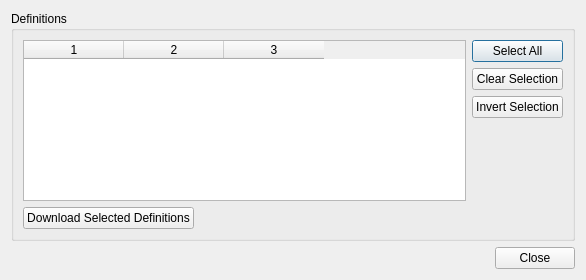
<?xml version="1.0" encoding="UTF-8"?>
<ui version="4.0">
 <class>TextEditor::Internal::ManageDefinitionsDialog</class>
 <widget class="QDialog" name="TextEditor::Internal::ManageDefinitionsDialog">
  <property name="geometry">
   <rect>
    <x>0</x>
    <y>0</y>
    <width>586</width>
    <height>280</height>
   </rect>
  </property>
  <property name="windowTitle">
   <string>Dialog</string>
  </property>
  <layout class="QVBoxLayout" name="verticalLayout">
   <item>
    <widget class="QGroupBox" name="definitionsGroupBox">
     <property name="title">
      <string>Definitions</string>
     </property>
     <layout class="QGridLayout" name="gridLayout">
      <item row="0" column="0" rowspan="4">
       <widget class="QTableWidget" name="definitionsTable">
        <property name="editTriggers">
         <set>QAbstractItemView::NoEditTriggers</set>
        </property>
        <property name="alternatingRowColors">
         <bool>false</bool>
        </property>
        <property name="selectionMode">
         <enum>QAbstractItemView::ExtendedSelection</enum>
        </property>
        <property name="selectionBehavior">
         <enum>QAbstractItemView::SelectRows</enum>
        </property>
        <property name="showGrid">
         <bool>false</bool>
        </property>
        <property name="gridStyle">
         <enum>Qt::NoPen</enum>
        </property>
        <property name="sortingEnabled">
         <bool>true</bool>
        </property>
        <property name="columnCount">
         <number>3</number>
        </property>
        <attribute name="horizontalHeaderHighlightSections">
         <bool>false</bool>
        </attribute>
        <attribute name="horizontalHeaderShowSortIndicator" stdset="0">
         <bool>true</bool>
        </attribute>
        <attribute name="verticalHeaderVisible">
         <bool>false</bool>
        </attribute>
        <attribute name="verticalHeaderDefaultSectionSize">
         <number>20</number>
        </attribute>
        <attribute name="verticalHeaderHighlightSections">
         <bool>false</bool>
        </attribute>
        <column/>
        <column/>
        <column/>
       </widget>
      </item>
      <item row="0" column="1">
       <widget class="QPushButton" name="allButton">
        <property name="text">
         <string>Select All</string>
        </property>
       </widget>
      </item>
      <item row="1" column="1">
       <widget class="QPushButton" name="clearButton">
        <property name="text">
         <string>Clear Selection</string>
        </property>
       </widget>
      </item>
      <item row="2" column="1">
       <widget class="QPushButton" name="invertButton">
        <property name="text">
         <string>Invert Selection</string>
        </property>
       </widget>
      </item>
      <item row="3" column="1">
       <spacer name="verticalSpacer">
        <property name="orientation">
         <enum>Qt::Vertical</enum>
        </property>
        <property name="sizeHint" stdset="0">
         <size>
          <width>20</width>
          <height>244</height>
         </size>
        </property>
       </spacer>
      </item>
      <item row="4" column="0" colspan="2">
       <layout class="QHBoxLayout" name="horizontalLayout">
        <item>
         <widget class="QPushButton" name="downloadButton">
          <property name="text">
           <string>Download Selected Definitions</string>
          </property>
         </widget>
        </item>
        <item>
         <spacer name="horizontalSpacer">
          <property name="orientation">
           <enum>Qt::Horizontal</enum>
          </property>
          <property name="sizeHint" stdset="0">
           <size>
            <width>188</width>
            <height>20</height>
           </size>
          </property>
         </spacer>
        </item>
       </layout>
      </item>
     </layout>
    </widget>
   </item>
   <item>
    <widget class="QDialogButtonBox" name="buttonBox">
     <property name="standardButtons">
      <set>QDialogButtonBox::Close</set>
     </property>
    </widget>
   </item>
  </layout>
 </widget>
 <resources/>
 <connections>
  <connection>
   <sender>buttonBox</sender>
   <signal>rejected()</signal>
   <receiver>TextEditor::Internal::ManageDefinitionsDialog</receiver>
   <slot>close()</slot>
   <hints>
    <hint type="sourcelabel">
     <x>385</x>
     <y>420</y>
    </hint>
    <hint type="destinationlabel">
     <x>223</x>
     <y>222</y>
    </hint>
   </hints>
  </connection>
 </connections>
</ui>
